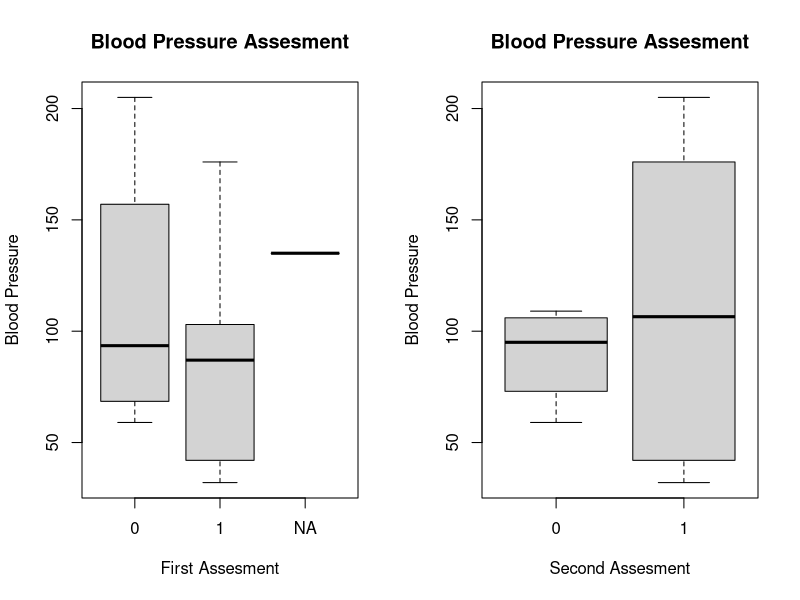
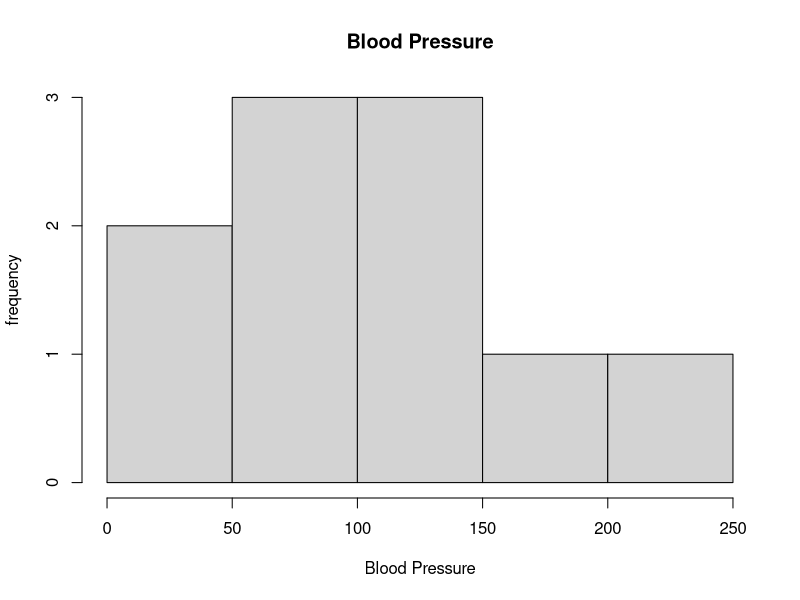

R code for these plots, in order:
## ---- chunk 1
# Assigning the variables to generate vector
freq <- c(0.6, 0.3, 0.4, 0.4, 0.2, 0.6, 0.3, 0.4, 0.9, 0.2)
bloodp <- c(103, 87, 32, 42, 59, 109, 78, 205, 135, 176)
first <- c(1, 1, 1, 1, 0, 0, 0, 0, "NA", 1)
second <- c(0, 0, 1, 1, 0, 0, 1, 1, 1, 1)
finaldecision <- c(0, 1, 0, 1, 0, 1, 0, 1, 1, 1)

## ---- chunk 2
#Generate a dataframe based on data from vectors
bp.df <- data.frame(freq, bloodp, first, second, finaldecision)
bp.df
## ---- chunk 3
#Create the boxplots 
par(mfrow = c(1,2))
boxplot(bp.df $ bloodp ~ bp.df $ first, main = "Blood Pressure Assesment", xlab = "First Assesment", ylab = "Blood Pressure")
boxplot(bp.df $ bloodp ~ bp.df $ second, main = "Blood Pressure Assesment", xlab = "Second Assesment", ylab = "Blood Pressure")
par(mfrow = c(1,1))

#Create a Histogram 
hist(bp.df $ bloodp, main = "Blood Pressure", xlab = "Blood Pressure", ylab = "frequency")

